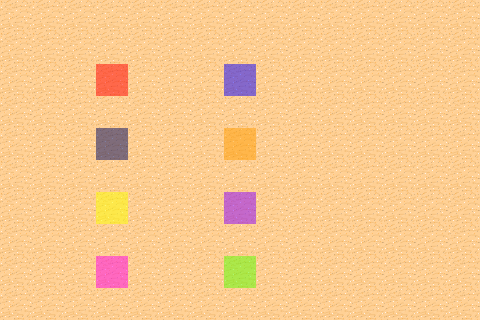

This game map was drawn from its Tiled (.tmx) file and the tilesets committed beside it. A one-line description and the trimmed map source follow:
An orthogonal 15x10 tile map with 32x32 px tiles, 2 tile layers (Background, Metainfo), 2 tilesets and 9 objects (Sword_1, Mace_1, Holy_Sword_1, Key_1, Wolf_1, ...).

<map version="1.0" orientation="orthogonal" renderorder="right-down" width="15" height="10" tilewidth="32" tileheight="32" nextobjectid="50">
 <tileset firstgid="1" name="background" tilewidth="32" tileheight="32" spacing="1" margin="1" tilecount="48" columns="8">
  <image source="tmw_desert_spacing.png" width="265" height="199" />
  <tile id="31">
   <properties>
    <property name="Wall" type="bool" value="false" />
   </properties>
  </tile>
 </tileset>
 <tileset firstgid="49" name="metaset" tilewidth="32" tileheight="32" spacing="1" margin="1" tilecount="10" columns="5">
  <image source="metaset10way.png" width="166" height="67" />
  <tile id="0">
   <properties>
    <property name="Weapon" value="Sword" />
   </properties>
  </tile>
  <tile id="1">
   <properties>
    <property name="Weapon" value="Mace" />
   </properties>
  </tile>
  <tile id="2">
   <properties>
    <property name="Weapon" value="Holy_Sword" />
   </properties>
  </tile>
  <tile id="3">
   <properties>
    <property name="Weapon" value="Key" />
   </properties>
  </tile>
  <tile id="5">
   <properties>
    <property name="Weak" value="Sword" />
   </properties>
  </tile>
  <tile id="6">
   <properties>
    <property name="Weak" value="Mace" />
   </properties>
  </tile>
  <tile id="7">
   <properties>
    <property name="Weak" value="Holy_Sword" />
   </properties>
  </tile>
  <tile id="8">
   <properties>
    <property name="Weak" value="Key" />
   </properties>
  </tile>
 </tileset>
 <layer name="Background" width="15" height="10">
  <data>[150 cells, 150 non-empty, 1 distinct tile ids]</data>
 </layer>
 <layer name="Metainfo" width="15" height="10">
  <data>[150 cells, 8 non-empty, 8 distinct tile ids]</data>
 </layer>
 <objectgroup name="Weapons">
  <object id="45" name="Sword_1" x="112" y="79" />
  <object id="46" name="Mace_1" x="239" y="144" />
  <object id="47" name="Holy_Sword_1" x="109" y="206" />
  <object id="48" name="Key_1" x="240" y="272" />
 </objectgroup>
 <objectgroup name="Enemies">
  <object id="40" name="Wolf_1" x="237" y="79" />
  <object id="41" name="Slime_1" x="109" y="144" />
  <object id="43" name="Devil_1" x="238" y="208" />
  <object id="44" name="Chest_1" x="110" y="269" />
 </objectgroup>
 <objectgroup name="Player">
  <object id="49" name="StartPoint" x="46" y="50" />
 </objectgroup>
</map>
